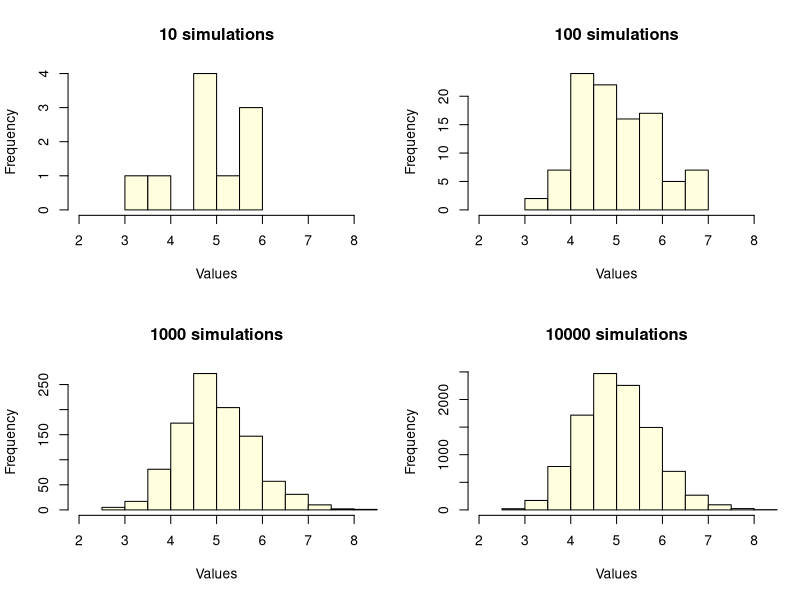
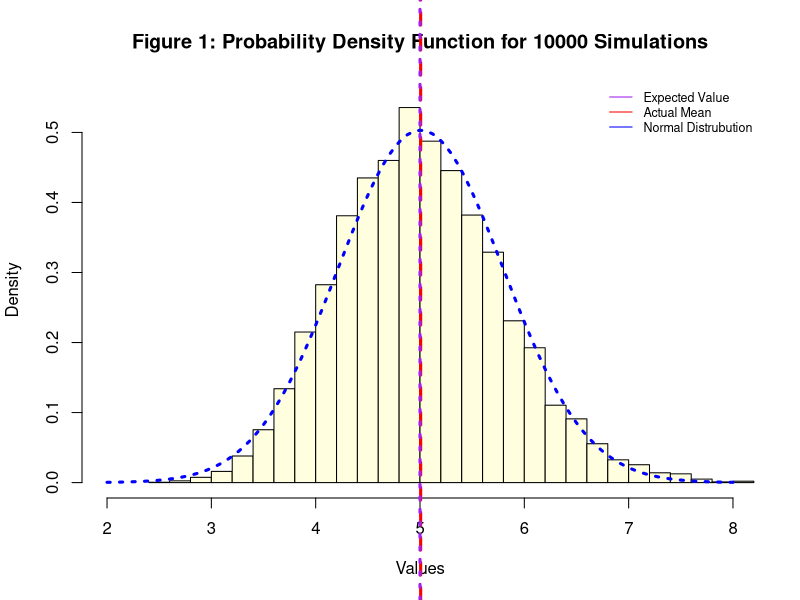
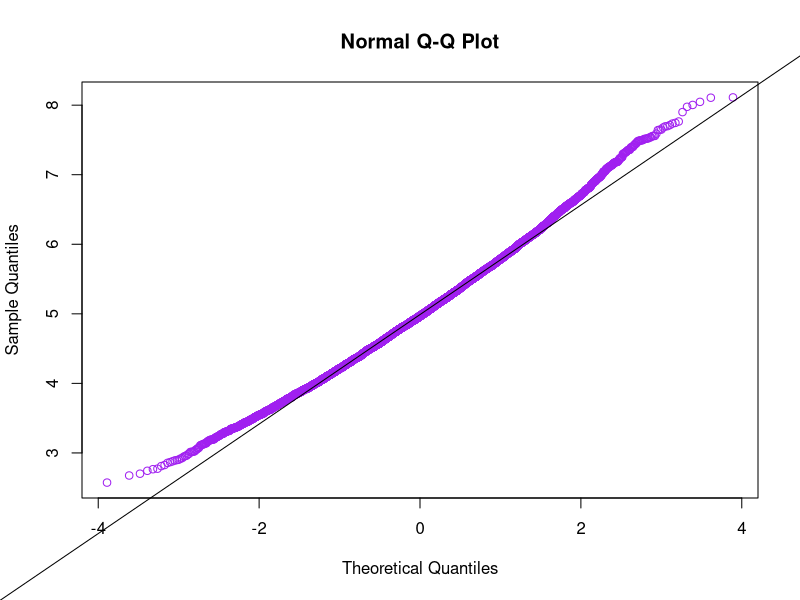
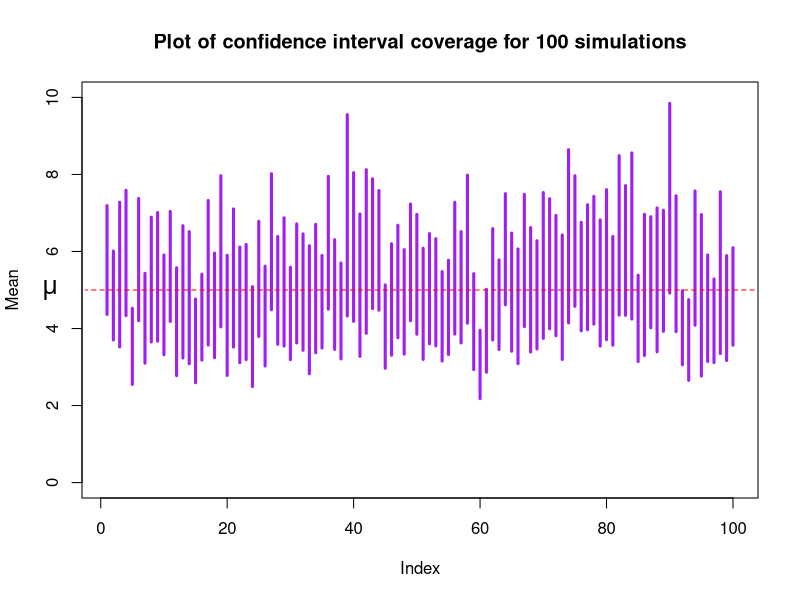

Generate these figures, in order, with R:
## ---- chunk 1
library(knitr)
library(plotrix)
# Set up the experiment values
set.seed(1230)
par(xpd=NA)
lambda <- 0.2
n <- 40
## ---- chunk 2
# Generate the random variables for these n values
par(mfrow = c(2,2))
for (no_sim in c(10, 100, 1000, 10000)){
  meanValue <- NULL
  meanSD <- NULL  
  for (i in 1:no_sim){
    values <- rexp(n, lambda)
    means <- mean(values)
    sds <- sd(values)
    meanValue  <- c(meanValue, means)
    meanSD <- c(meanSD, sds)
  }
  h1 <- hist(meanValue, freq = TRUE, xlim = c(2, 8), xlab = "Values",
                 main = paste(no_sim, "simulations"),col="light yellow")
}
# no_sim = 10,000 the histogram of probability density
par(mfrow = c(1,1))
h2 <- hist(meanValue, freq = FALSE, xlim = c(2, 8), xlab = "Values", ylim = c(0, .55), 
               breaks = 25, col="light yellow",
               main = paste("Figure 1: Probability Density Function for", no_sim, "Simulations"))
# Total mean and sd 
avg <- mean(meanValue)
avg
s <- sd(meanValue)
s 
abline(v = avg , col = "red", lwd = 3, lty = 2)
abline(v = 5, col = "purple", lwd = 3, lty = 9)

# Theoretical normal distribution for the data set
x <- seq(min(meanValue), max(meanValue), length = 100) 
y <- dnorm(x, mean = avg, sd = s)
curve(dnorm(x, mean = avg, sd = s), 
      col = "blue", lwd = 3, lty = 3, add = TRUE)
legend('topright', c("Expected Value", "Actual Mean", "Normal Distrubution"), 
       lty=1, col=c('purple', 'red', "blue"), bty='n', cex=.75)
## ---- chunk 3
qqnorm(meanValue, col = "purple")
qqline(meanValue)
## ---- chunk 4
no_sim <- 100
meanValue<- NULL
meanSD <- NULL
for (i in 1:no_sim){
  values <- rexp(n, lambda)
  means <- mean(values)
  sds <- sd(values)
  meanValue <- c(meanValue, means)
  meanSD <- c(meanSD, sds)
}
# 95% confidence interval for each simulation
upper <- meanValue +  1.96 * (meanSD/sqrt(n))
lower <- meanValue -  1.96 * (meanSD/sqrt(n))
sum(lower < 5 & 5 < upper)/no_sim * 100
index <- c(1:no_sim)
plot(index, upper, ylim = c(0, 10), type = "n", xlab = "Index", ylab = "Mean", 
     main = "Plot of confidence interval coverage for 100 simulations",col="purple")
segments(index, upper, index, lower, col = "purple", lwd = 3)
text(-8, 5, expression(paste("", mu, "")), cex = 1.5)
ablineclip(h=5, x1 = -2.5, lty = 2, col="red")

